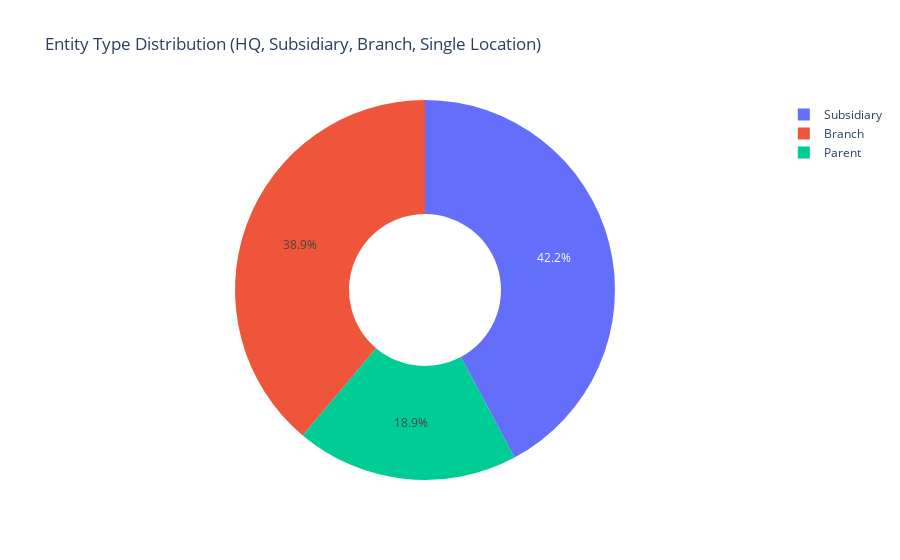

Notebook code cell kept with this figure:
### Markdown cell above
### 4.4 Entity & Ownership Analysis

### Code cell
# Entity Type Distribution
if 'Entity Type' in df.columns:
    df['Entity Type'] = df['Entity Type'].str.strip()
    entity_dist = df['Entity Type'].value_counts()
    
    fig = px.pie(values=entity_dist.values, names=entity_dist.index,
                 title='Entity Type Distribution (HQ, Subsidiary, Branch, Single Location)',
                 hole=0.4)
    fig.show()

### Figure 1 — Plotly figure (JSON) as saved in the notebook; plotly's stock layout.template omitted (floating-point values rounded to 4 significant figures)
{"data": [{"domain": {"x": [0.0, 1.0], "y": [0.0, 1.0]}, "hole": 0.4, "hovertemplate": "label=%{label}<br>value=%{value}<extra></extra>", "labels": ["Subsidiary", "Branch", "Parent"], "legendgroup": "", "name": "", "showlegend": true, "type": "pie", "values": [3611, 3327, 1621]}], "layout": {"legend": {"tracegroupgap": 0}, "title": {"text": "Entity Type Distribution (HQ, Subsidiary, Branch, Single Location)"}}}
